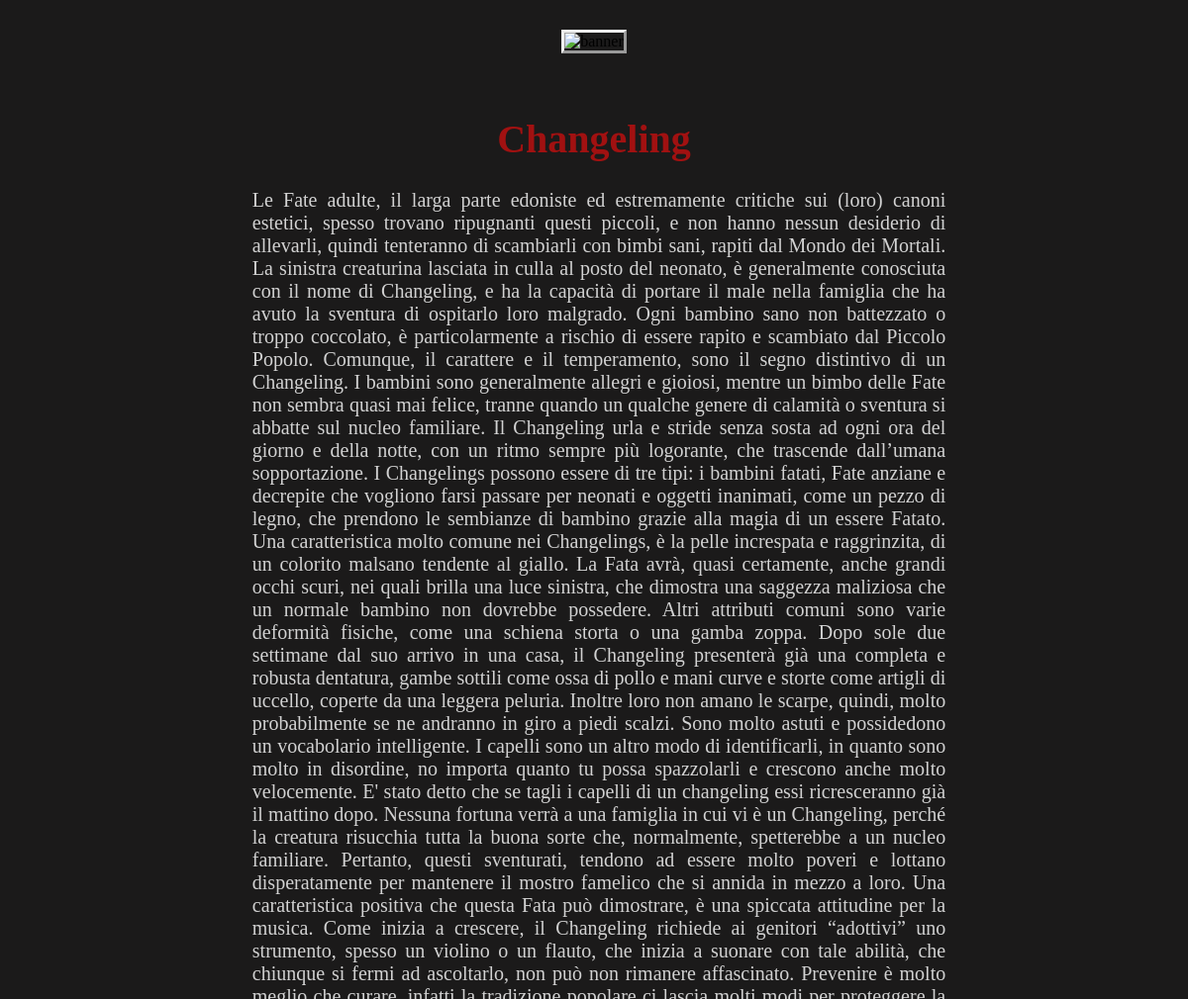
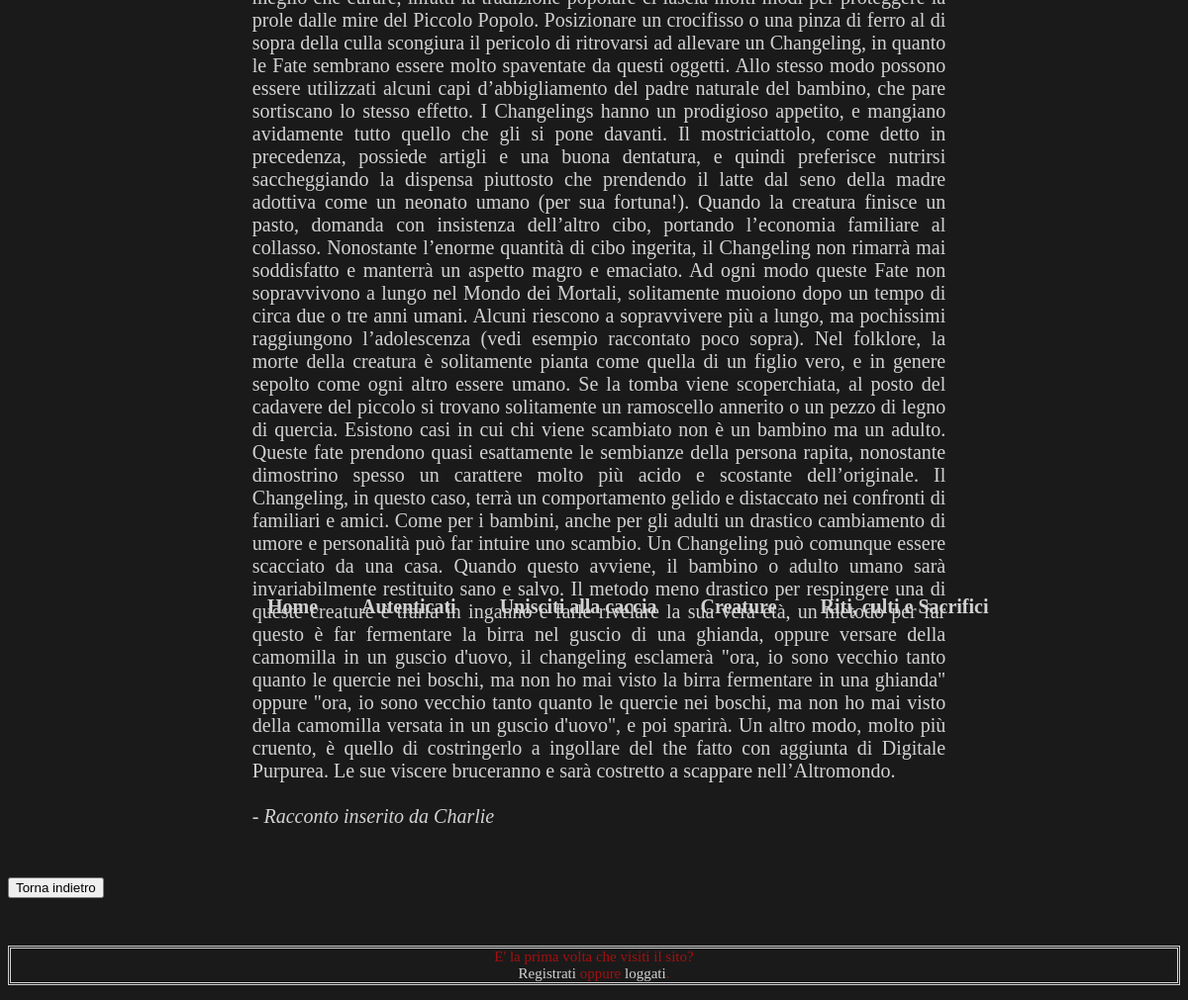
Screenshot of /visualizzazione.php?id=Changeling with the database file from the repository (2 pictures, top to bottom).
### tables this page shows
CREATE TABLE `creature` (
  `id` bigint(20) unsigned NOT NULL AUTO_INCREMENT,
  `nome` varchar(128) DEFAULT NULL,
  `descrizione` longtext,
  `autore` varchar(128) DEFAULT NULL,
  UNIQUE KEY `id` (`id`)
);

### visualizzazione.php (the view, shortened to what this page needs)
<!DOCTYPE html>
<?php
include('cuore.php');
?>
<html>
  <head>
    <link rel="stylesheet" type="text/css" href="mystyle.css" media="screen">
  </head>
  <body>
   <div class="titolo">
     <h1><?php echo $_GET['id']; ?></h1>
   </div>
	<div id="content">
	<?php
	$query="SELECT descrizione FROM creature where nome = '$_GET[id]'";
    $result = $mysqli->query($query);
    while ($row = mysqli_fetch_row($result)) {
		echo "<p>$row[0]";
    }
    ?>
    <br><br><em>- Racconto inserito da
    <?php
    	$query="SELECT autore FROM creature where nome = '$_GET[id]'";
    	$result = $mysqli->query($query);
    	$row = mysqli_fetch_row($result);
    	echo $row[0];
    	?>
    </em></p></div>
      <div id="form2"
      <form><input type="button" onclick="history.back()" value="Torna indietro"></form>
    </div>
<br><br><br>
<?php
include('piepagina.php');
?>
</html>

### mystyle.css (style rules this page uses)
.header { display: block; margin: 30px auto 0 0; text-align: center; }
.header img { bottom: 10px; border-style: outset; }
.nav { position:absolute; bottom:570px; left: 70px; }
.nav li { font-family: "Times New Roman", Times, serif; font-size: 20px; font-weight: bold; }
.nav ul { position: relative; list-style-type: none; top: 200px; left: 120px; }
.nav ul li { background-image: url('http://upload.wikimedia.org/wikipedia/commons/thumb/f/f6/Pentacle_3.svg/45px-Pentacle_3.svg.png'); background-repeat: no-repeat; background-position: 15px 3px; padding-left: 40px; background-size: 20px 20px; display: inline; }
.titolo { color: #A11111; font-family: "Times New Roman", Times, serif; font-size: 20px; text-align: center; }
body { background-color: #1B1A1A; }
#content { margin-left: 20%; margin-right: 20%; padding-bottom: 30px; padding-left: 10px; }
#content p { color: #D2D2D2; text-align: justify; font-family: "Times New Roman", Times, serif; font-size: 20px; }
a:link { text-decoration: none; color: #D2D2D2; }
#form2 { float:left; }

### rows the page displays
creature: descrizione "Le Fate adulte, il larga parte edoniste ed estremamente critiche sui (loro) canoni estetici, spesso trovano ripugnanti questi piccoli, e non hanno nessun desiderio di allevarli, quindi tenteranno di scambiarli con bimbi sani, rapiti dal Mondo dei Mortali. La sinistra creaturina lasciata in culla al posto del neonato, è generalmente conosciuta con il nome di Changeling, e ha la capacità di portare il male nella famiglia che ha avuto la sventura di ospitarlo loro malgrado. Ogni bambino sano non battezzato o troppo coccolato, è particolarmente a rischio di essere rapito e scambiato dal Piccolo Popolo. Comunque, il carattere e il temperamento, sono il segno distintivo di un Changeling. I…", autore "Charlie"

### other values shown
$_GET['id'] "Changeling"
